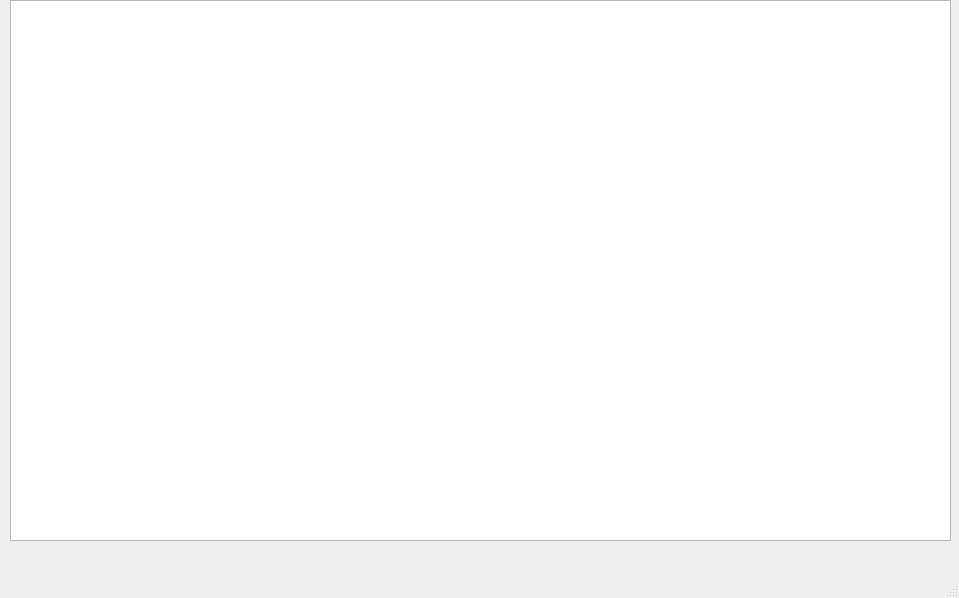
<?xml version="1.0" encoding="UTF-8"?>
<ui version="4.0">
 <class>MainWindow</class>
 <widget class="QMainWindow" name="MainWindow">
  <property name="geometry">
   <rect>
    <x>0</x>
    <y>0</y>
    <width>959</width>
    <height>598</height>
   </rect>
  </property>
  <property name="windowTitle">
   <string>MainWindow</string>
  </property>
  <widget class="QWidget" name="centralwidget">
   <widget class="QTableView" name="tableView">
    <property name="geometry">
     <rect>
      <x>10</x>
      <y>0</y>
      <width>941</width>
      <height>541</height>
     </rect>
    </property>
   </widget>
  </widget>
  <widget class="QMenuBar" name="menubar">
   <property name="geometry">
    <rect>
     <x>0</x>
     <y>0</y>
     <width>959</width>
     <height>26</height>
    </rect>
   </property>
  </widget>
  <widget class="QStatusBar" name="statusbar"/>
 </widget>
 <resources/>
 <connections/>
</ui>
